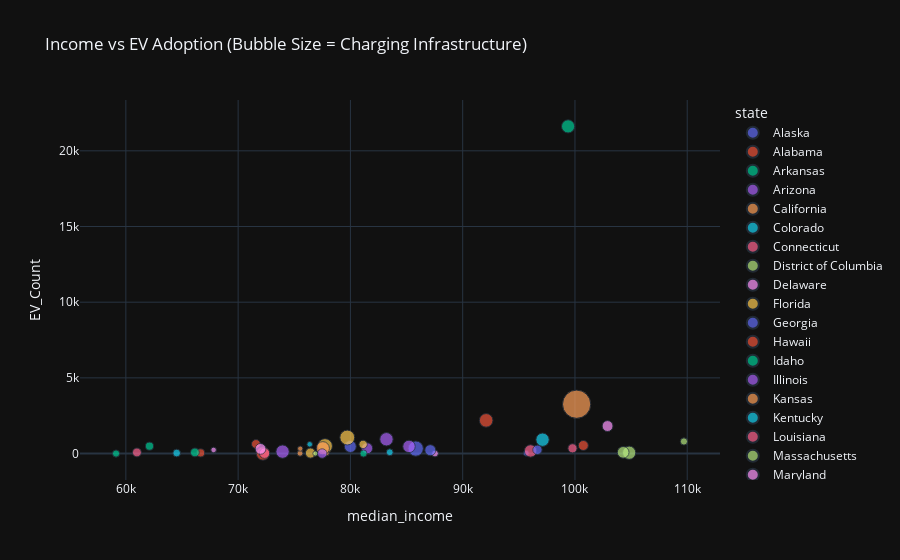

This figure's notebook cell:
### Markdown cell above
# Income Correlation

### Code cell
fig = px.scatter(
    merged_df,
    x="median_income",
    y="EV_Count",
    size="station_count",
    color="state",
    hover_name="state",
    title="Income vs EV Adoption (Bubble Size = Charging Infrastructure)",
    template="plotly_dark"
)
fig.show()

### Figure 1 — Plotly figure (JSON) as saved in the notebook; plotly's stock layout.template omitted (floating-point values rounded to 4 significant figures)
{"data": [{"hovertemplate": "<b>%{hovertext}</b><br><br>state=Alaska<br>median_income=%{x}<br>EV_Count=%{y}<br>station_count=%{marker.size}<extra></extra>", "hovertext": ["Alaska"], "legendgroup": "Alaska", "marker": {"color": "#636efa", "size": [25], "sizemode": "area", "sizeref": 1.48, "symbol": "circle"}, "mode": "markers", "name": "Alaska", "orientation": "v", "showlegend": true, "type": "scatter", "x": [95660.0], "xaxis": "x", "y": [19], "yaxis": "y"}, {"hovertemplate": "<b>%{hovertext}</b><br><br>state=Alabama<br>median_income=%{x}<br>EV_Count=%{y}<br>station_count=%{marker.size}<extra></extra>", "hovertext": ["Alabama"], "legendgroup": "Alabama", "marker": {"color": "#EF553B", "size": [49], "sizemode": "area", "sizeref": 1.48, "symbol": "circle"}, "mode": "markers", "name": "Alabama", "orientation": "v", "showlegend": true, "type": "scatter", "x": [66660.0], "xaxis": "x", "y": [42], "yaxis": "y"}, {"hovertemplate": "<b>%{hovertext}</b><br><br>state=Arkansas<br>median_income=%{x}<br>EV_Count=%{y}<br>station_count=%{marker.size}<extra></extra>", "hovertext": ["Arkansas"], "legendgroup": "Arkansas", "marker": {"color": "#00cc96", "size": [49], "sizemode": "area", "sizeref": 1.48, "symbol": "circle"}, "mode": "markers", "name": "Arkansas", "orientation": "v", "showlegend": true, "type": "scatter", "x": [62110.0], "xaxis": "x", "y": [486], "yaxis": "y"}, {"hovertemplate": "<b>%{hovertext}</b><br><br>state=Arizona<br>median_income=%{x}<br>EV_Count=%{y}<br>station_count=%{marker.size}<extra></extra>", "hovertext": ["Arizona"], "legendgroup": "Arizona", "marker": {"color": "#ab63fa", "size": [92], "sizemode": "area", "sizeref": 1.48, "symbol": "circle"}, "mode": "markers", "name": "Arizona", "orientation": "v", "showlegend": true, "type": "scatter", "x": [81490.0], "xaxis": "x", "y": [349], "yaxis": "y"}, {"hovertemplate": "<b>%{hovertext}</b><br><br>state=California<br>median_income=%{x}<br>EV_Count=%{y}<br>station_count=%{marker.size}<extra></extra>", "hovertext": ["California"], "legendgroup": "California", "marker": {"color": "#FFA15A", "size": [592], "sizemode": "area", "sizeref": 1.48, "symbol": "circle"}, "mode": "markers", "name": "California", "orientation": "v", "showlegend": true, "type": "scatter", "x": [100100.0], "xaxis": "x", "y": [3259], "yaxis": "y"}, {"hovertemplate": "<b>%{hovertext}</b><br><br>state=Colorado<br>median_income=%{x}<br>EV_Count=%{y}<br>station_count=%{marker.size}<extra></extra>", "hovertext": ["Colorado"], "legendgroup": "Colorado", "marker": {"color": "#19d3f3", "size": [132], "sizemode": "area", "sizeref": 1.48, "symbol": "circle"}, "mode": "markers", "name": "Colorado", "orientation": "v", "showlegend": true, "type": "scatter", "x": [97110.0], "xaxis": "x", "y": [914], "yaxis": "y"}, {"hovertemplate": "<b>%{hovertext}</b><br><br>state=Connecticut<br>median_income=%{x}<br>EV_Count=%{y}<br>station_count=%{marker.size}<extra></extra>", "hovertext": ["Connecticut"], "legendgroup": "Connecticut", "marker": {"color": "#FF6692", "size": [114], "sizemode": "area", "sizeref": 1.48, "symbol": "circle"}, "mode": "markers", "name": "Connecticut", "orientation": "v", "showlegend": true, "type": "scatter", "x": [96050.0], "xaxis": "x", "y": [170], "yaxis": "y"}, {"hovertemplate": "<b>%{hovertext}</b><br><br>state=District of Columbia<br>median_income=%{x}<br>EV_Count=%{y}<br>station_count=%{marker.size}<extra></extra>", "hovertext": ["District of Columbia"], "legendgroup": "District of Columbia", "marker": {"color": "#B6E880", "size": [39], "sizemode": "area", "sizeref": 1.48, "symbol": "circle"}, "mode": "markers", "name": "District of Columbia", "orientation": "v", "showlegend": true, "type": "scatter", "x": [109700.0], "xaxis": "x", "y": [797], "yaxis": "y"}, {"hovertemplate": "<b>%{hovertext}</b><br><br>state=Delaware<br>median_income=%{x}<br>EV_Count=%{y}<br>station_count=%{marker.size}<extra></extra>", "hovertext": ["Delaware"], "legendgroup": "Delaware", "marker": {"color": "#FF97FF", "size": [34], "sizemode": "area", "sizeref": 1.48, "symbol": "circle"}, "mode": "markers", "name": "Delaware", "orientation": "v", "showlegend": true, "type": "scatter", "x": [87530.0], "xaxis": "x", "y": [0], "yaxis": "y"}, {"hovertemplate": "<b>%{hovertext}</b><br><br>state=Florida<br>median_income=%{x}<br>EV_Count=%{y}<br>station_count=%{marker.size}<extra></extra>", "hovertext": ["Florida"], "legendgroup": "Florida", "marker": {"color": "#FECB52", "size": [165], "sizemode": "area", "sizeref": 1.48, "symbol": "circle"}, "mode": "markers", "name": "Florida", "orientation": "v", "showlegend": true, "type": "scatter", "x": [77740.0], "xaxis": "x", "y": [491], "yaxis": "y"}, {"hovertemplate": "<b>%{hovertext}</b><br><br>state=Georgia<br>median_income=%{x}<br>EV_Count=%{y}<br>station_count=%{marker.size}<extra></extra>", "hovertext": ["Georgia"], "legendgroup": "Georgia", "marker": {"color": "#636efa", "size": [106], "sizemode": "area", "sizeref": 1.48, "symbol": "circle"}, "mode": "markers", "name": "Georgia", "orientation": "v", "showlegend": true, "type": "scatter", "x": [79990.0], "xaxis": "x", "y": [465], "yaxis": "y"}, {"hovertemplate": "<b>%{hovertext}</b><br><br>state=Hawaii<br>median_income=%{x}<br>EV_Count=%{y}<br>station_count=%{marker.size}<extra></extra>", "hovertext": ["Hawaii"], "legendgroup": "Hawaii", "marker": {"color": "#EF553B", "size": [74], "sizemode": "area", "sizeref": 1.48, "symbol": "circle"}, "mode": "markers", "name": "Hawaii", "orientation": "v", "showlegend": true, "type": "scatter", "x": [100700.0], "xaxis": "x", "y": [532], "yaxis": "y"}, {"hovertemplate": "<b>%{hovertext}</b><br><br>state=Idaho<br>median_income=%{x}<br>EV_Count=%{y}<br>station_count=%{marker.size}<extra></extra>", "hovertext": ["Idaho"], "legendgroup": "Idaho", "marker": {"color": "#00cc96", "size": [38], "sizemode": "area", "sizeref": 1.48, "symbol": "circle"}, "mode": "markers", "name": "Idaho", "orientation": "v", "showlegend": true, "type": "scatter", "x": [81170.0], "xaxis": "x", "y": [0], "yaxis": "y"}, {"hovertemplate": "<b>%{hovertext}</b><br><br>state=Illinois<br>median_income=%{x}<br>EV_Count=%{y}<br>station_count=%{marker.size}<extra></extra>", "hovertext": ["Illinois"], "legendgroup": "Illinois", "marker": {"color": "#ab63fa", "size": [132], "sizemode": "area", "sizeref": 1.48, "symbol": "circle"}, "mode": "markers", "name": "Illinois", "orientation": "v", "showlegend": true, "type": "scatter", "x": [83210.0], "xaxis": "x", "y": [944], "yaxis": "y"}, {"hovertemplate": "<b>%{hovertext}</b><br><br>state=Kansas<br>median_income=%{x}<br>EV_Count=%{y}<br>station_count=%{marker.size}<extra></extra>", "hovertext": ["Kansas"], "legendgroup": "Kansas", "marker": {"color": "#FFA15A", "size": [26], "sizemode": "area", "sizeref": 1.48, "symbol": "circle"}, "mode": "markers", "name": "Kansas", "orientation": "v", "showlegend": true, "type": "scatter", "x": [75510.0], "xaxis": "x", "y": [14], "yaxis": "y"}, {"hovertemplate": "<b>%{hovertext}</b><br><br>state=Kentucky<br>median_income=%{x}<br>EV_Count=%{y}<br>station_count=%{marker.size}<extra></extra>", "hovertext": ["Kentucky"], "legendgroup": "Kentucky", "marker": {"color": "#19d3f3", "size": [44], "sizemode": "area", "sizeref": 1.48, "symbol": "circle"}, "mode": "markers", "name": "Kentucky", "orientation": "v", "showlegend": true, "type": "scatter", "x": [64530.0], "xaxis": "x", "y": [33], "yaxis": "y"}, {"hovertemplate": "<b>%{hovertext}</b><br><br>state=Louisiana<br>median_income=%{x}<br>EV_Count=%{y}<br>station_count=%{marker.size}<extra></extra>", "hovertext": ["Louisiana"], "legendgroup": "Louisiana", "marker": {"color": "#FF6692", "size": [59], "sizemode": "area", "sizeref": 1.48, "symbol": "circle"}, "mode": "markers", "name": "Louisiana", "orientation": "v", "showlegend": true, "type": "scatter", "x": [60990.0], "xaxis": "x", "y": [72], "yaxis": "y"}, {"hovertemplate": "<b>%{hovertext}</b><br><br>state=Massachusetts<br>median_income=%{x}<br>EV_Count=%{y}<br>station_count=%{marker.size}<extra></extra>", "hovertext": ["Massachusetts"], "legendgroup": "Massachusetts", "marker": {"color": "#B6E880", "size": [130], "sizemode": "area", "sizeref": 1.48, "symbol": "circle"}, "mode": "markers", "name": "Massachusetts", "orientation": "v", "showlegend": true, "type": "scatter", "x": [104800.0], "xaxis": "x", "y": [53], "yaxis": "y"}, {"hovertemplate": "<b>%{hovertext}</b><br><br>state=Maryland<br>median_income=%{x}<br>EV_Count=%{y}<br>station_count=%{marker.size}<extra></extra>", "hovertext": ["Maryland"], "legendgroup": "Maryland", "marker": {"color": "#FF97FF", "size": [88], "sizemode": "area", "sizeref": 1.48, "symbol": "circle"}, "mode": "markers", "name": "Maryland", "orientation": "v", "showlegend": true, "type": "scatter", "x": [102900.0], "xaxis": "x", "y": [1816], "yaxis": "y"}, {"hovertemplate": "<b>%{hovertext}</b><br><br>state=Maine<br>median_income=%{x}<br>EV_Count=%{y}<br>station_count=%{marker.size}<extra></extra>", "hovertext": ["Maine"], "legendgroup": "Maine", "marker": {"color": "#FECB52", "size": [77], "sizemode": "area", "sizeref": 1.48, "symbol": "circle"}, "mode": "markers", "name": "Maine", "orientation": "v", "showlegend": true, "type": "scatter", "x": [76440.0], "xaxis": "x", "y": [33], "yaxis": "y"}, {"hovertemplate": "<b>%{hovertext}</b><br><br>state=Minnesota<br>median_income=%{x}<br>EV_Count=%{y}<br>station_count=%{marker.size}<extra></extra>", "hovertext": ["Minnesota"], "legendgroup": "Minnesota", "marker": {"color": "#636efa", "size": [91], "sizemode": "area", "sizeref": 1.48, "symbol": "circle"}, "mode": "markers", "name": "Minnesota", "orientation": "v", "showlegend": true, "type": "scatter", "x": [87120.0], "xaxis": "x", "y": [220], "yaxis": "y"}, {"hovertemplate": "<b>%{hovertext}</b><br><br>state=Missouri<br>median_income=%{x}<br>EV_Count=%{y}<br>station_count=%{marker.size}<extra></extra>", "hovertext": ["Missouri"], "legendgroup": "Missouri", "marker": {"color": "#EF553B", "size": [59], "sizemode": "area", "sizeref": 1.48, "symbol": "circle"}, "mode": "markers", "name": "Missouri", "orientation": "v", "showlegend": true, "type": "scatter", "x": [71590.0], "xaxis": "x", "y": [629], "yaxis": "y"}, {"hovertemplate": "<b>%{hovertext}</b><br><br>state=Mississippi<br>median_income=%{x}<br>EV_Count=%{y}<br>station_count=%{marker.size}<extra></extra>", "hovertext": ["Mississippi"], "legendgroup": "Mississippi", "marker": {"color": "#00cc96", "size": [39], "sizemode": "area", "sizeref": 1.48, "symbol": "circle"}, "mode": "markers", "name": "Mississippi", "orientation": "v", "showlegend": true, "type": "scatter", "x": [59130.0], "xaxis": "x", "y": [0], "yaxis": "y"}, {"hovertemplate": "<b>%{hovertext}</b><br><br>state=North Carolina<br>median_income=%{x}<br>EV_Count=%{y}<br>station_count=%{marker.size}<extra></extra>", "hovertext": ["North Carolina"], "legendgroup": "North Carolina", "marker": {"color": "#ab63fa", "size": [132], "sizemode": "area", "sizeref": 1.48, "symbol": "circle"}, "mode": "markers", "name": "North Carolina", "orientation": "v", "showlegend": true, "type": "scatter", "x": [73960.0], "xaxis": "x", "y": [126], "yaxis": "y"}, {"hovertemplate": "<b>%{hovertext}</b><br><br>state=North Dakota<br>median_income=%{x}<br>EV_Count=%{y}<br>station_count=%{marker.size}<extra></extra>", "hovertext": ["North Dakota"], "legendgroup": "North Dakota", "marker": {"color": "#FFA15A", "size": [21], "sizemode": "area", "sizeref": 1.48, "symbol": "circle"}, "mode": "markers", "name": "North Dakota", "orientation": "v", "showlegend": true, "type": "scatter", "x": [77870.0], "xaxis": "x", "y": [22], "yaxis": "y"}, {"hovertemplate": "<b>%{hovertext}</b><br><br>state=Nebraska<br>median_income=%{x}<br>EV_Count=%{y}<br>station_count=%{marker.size}<extra></extra>", "hovertext": ["Nebraska"], "legendgroup": "Nebraska", "marker": {"color": "#19d3f3", "size": [23], "sizemode": "area", "sizeref": 1.48, "symbol": "circle"}, "mode": "markers", "name": "Nebraska", "orientation": "v", "showlegend": true, "type": "scatter", "x": [76380.0], "xaxis": "x", "y": [609], "yaxis": "y"}, {"hovertemplate": "<b>%{hovertext}</b><br><br>state=New Hampshire<br>median_income=%{x}<br>EV_Count=%{y}<br>station_count=%{marker.size}<extra></extra>", "hovertext": ["New Hampshire"], "legendgroup": "New Hampshire", "marker": {"color": "#FF6692", "size": [62], "sizemode": "area", "sizeref": 1.48, "symbol": "circle"}, "mode": "markers", "name": "New Hampshire", "orientation": "v", "showlegend": true, "type": "scatter", "x": [99780.0], "xaxis": "x", "y": [346], "yaxis": "y"}, {"hovertemplate": "<b>%{hovertext}</b><br><br>state=New Jersey<br>median_income=%{x}<br>EV_Count=%{y}<br>station_count=%{marker.size}<extra></extra>", "hovertext": ["New Jersey"], "legendgroup": "New Jersey", "marker": {"color": "#B6E880", "size": [102], "sizemode": "area", "sizeref": 1.48, "symbol": "circle"}, "mode": "markers", "name": "New Jersey", "orientation": "v", "showlegend": true, "type": "scatter", "x": [104300.0], "xaxis": "x", "y": [79], "yaxis": "y"}, {"hovertemplate": "<b>%{hovertext}</b><br><br>state=New Mexico<br>median_income=%{x}<br>EV_Count=%{y}<br>station_count=%{marker.size}<extra></extra>", "hovertext": ["New Mexico"], "legendgroup": "New Mexico", "marker": {"color": "#FF97FF", "size": [23], "sizemode": "area", "sizeref": 1.48, "symbol": "circle"}, "mode": "markers", "name": "New Mexico", "orientation": "v", "showlegend": true, "type": "scatter", "x": [67820.0], "xaxis": "x", "y": [238], "yaxis": "y"}, {"hovertemplate": "<b>%{hovertext}</b><br><br>state=Nevada<br>median_income=%{x}<br>EV_Count=%{y}<br>station_count=%{marker.size}<extra></extra>", "hovertext": ["Nevada"], "legendgroup": "Nevada", "marker": {"color": "#FECB52", "size": [52], "sizemode": "area", "sizeref": 1.48, "symbol": "circle"}, "mode": "markers", "name": "Nevada", "orientation": "v", "showlegend": true, "type": "scatter", "x": [81130.0], "xaxis": "x", "y": [606], "yaxis": "y"}, {"hovertemplate": "<b>%{hovertext}</b><br><br>state=New York<br>median_income=%{x}<br>EV_Count=%{y}<br>station_count=%{marker.size}<extra></extra>", "hovertext": ["New York"], "legendgroup": "New York", "marker": {"color": "#636efa", "size": [172], "sizemode": "area", "sizeref": 1.48, "symbol": "circle"}, "mode": "markers", "name": "New York", "orientation": "v", "showlegend": true, "type": "scatter", "x": [85820.0], "xaxis": "x", "y": [326], "yaxis": "y"}, {"hovertemplate": "<b>%{hovertext}</b><br><br>state=Ohio<br>median_income=%{x}<br>EV_Count=%{y}<br>station_count=%{marker.size}<extra></extra>", "hovertext": ["Ohio"], "legendgroup": "Ohio", "marker": {"color": "#EF553B", "size": [132], "sizemode": "area", "sizeref": 1.48, "symbol": "circle"}, "mode": "markers", "name": "Ohio", "orientation": "v", "showlegend": true, "type": "scatter", "x": [72210.0], "xaxis": "x", "y": [0], "yaxis": "y"}, {"hovertemplate": "<b>%{hovertext}</b><br><br>state=Oklahoma<br>median_income=%{x}<br>EV_Count=%{y}<br>station_count=%{marker.size}<extra></extra>", "hovertext": ["Oklahoma"], "legendgroup": "Oklahoma", "marker": {"color": "#00cc96", "size": [58], "sizemode": "area", "sizeref": 1.48, "symbol": "circle"}, "mode": "markers", "name": "Oklahoma", "orientation": "v", "showlegend": true, "type": "scatter", "x": [66150.0], "xaxis": "x", "y": [72], "yaxis": "y"}, {"hovertemplate": "<b>%{hovertext}</b><br><br>state=Oregon<br>median_income=%{x}<br>EV_Count=%{y}<br>station_count=%{marker.size}<extra></extra>", "hovertext": ["Oregon"], "legendgroup": "Oregon", "marker": {"color": "#ab63fa", "size": [115], "sizemode": "area", "sizeref": 1.48, "symbol": "circle"}, "mode": "markers", "name": "Oregon", "orientation": "v", "showlegend": true, "type": "scatter", "x": [85220.0], "xaxis": "x", "y": [469], "yaxis": "y"}, {"hovertemplate": "<b>%{hovertext}</b><br><br>state=Pennsylvania<br>median_income=%{x}<br>EV_Count=%{y}<br>station_count=%{marker.size}<extra></extra>", "hovertext": ["Pennsylvania"], "legendgroup": "Pennsylvania", "marker": {"color": "#FFA15A", "size": [128], "sizemode": "area", "sizeref": 1.48, "symbol": "circle"}, "mode": "markers", "name": "Pennsylvania", "orientation": "v", "showlegend": true, "type": "scatter", "x": [77540.0], "xaxis": "x", "y": [351], "yaxis": "y"}, {"hovertemplate": "<b>%{hovertext}</b><br><br>state=Rhode Island<br>median_income=%{x}<br>EV_Count=%{y}<br>station_count=%{marker.size}<extra></extra>", "hovertext": ["Rhode Island"], "legendgroup": "Rhode Island", "marker": {"color": "#19d3f3", "size": [35], "sizemode": "area", "sizeref": 1.48, "symbol": "circle"}, "mode": "markers", "name": "Rhode Island", "orientation": "v", "showlegend": true, "type": "scatter", "x": [83500.0], "xaxis": "x", "y": [84], "yaxis": "y"}, {"hovertemplate": "<b>%{hovertext}</b><br><br>state=South Carolina<br>median_income=%{x}<br>EV_Count=%{y}<br>station_count=%{marker.size}<extra></extra>", "hovertext": ["South Carolina"], "legendgroup": "South Carolina", "marker": {"color": "#FF6692", "size": [81], "sizemode": "area", "sizeref": 1.48, "symbol": "circle"}, "mode": "markers", "name": "South Carolina", "orientation": "v", "showlegend": true, "type": "scatter", "x": [72350.0], "xaxis": "x", "y": [25], "yaxis": "y"}, {"hovertemplate": "<b>%{hovertext}</b><br><br>state=South Dakota<br>median_income=%{x}<br>EV_Count=%{y}<br>station_count=%{marker.size}<extra></extra>", "hovertext": ["South Dakota"], "legendgroup": "South Dakota", "marker": {"color": "#B6E880", "size": [20], "sizemode": "area", "sizeref": 1.48, "symbol": "circle"}, "mode": "markers", "name": "South Dakota", "orientation": "v", "showlegend": true, "type": "scatter", "x": [76880.0], "xaxis": "x", "y": [0], "yaxis": "y"}, {"hovertemplate": "<b>%{hovertext}</b><br><br>state=Tennessee<br>median_income=%{x}<br>EV_Count=%{y}<br>station_count=%{marker.size}<extra></extra>", "hovertext": ["Tennessee"], "legendgroup": "Tennessee", "marker": {"color": "#FF97FF", "size": [87], "sizemode": "area", "sizeref": 1.48, "symbol": "circle"}, "mode": "markers", "name": "Tennessee", "orientation": "v", "showlegend": true, "type": "scatter", "x": [72000.0], "xaxis": "x", "y": [308], "yaxis": "y"}, {"hovertemplate": "<b>%{hovertext}</b><br><br>state=Texas<br>median_income=%{x}<br>EV_Count=%{y}<br>station_count=%{marker.size}<extra></extra>", "hovertext": ["Texas"], "legendgroup": "Texas", "marker": {"color": "#FECB52", "size": [164], "sizemode": "area", "sizeref": 1.48, "symbol": "circle"}, "mode": "markers", "name": "Texas", "orientation": "v", "showlegend": true, "type": "scatter", "x": [79720.0], "xaxis": "x", "y": [1057], "yaxis": "y"}, {"hovertemplate": "<b>%{hovertext}</b><br><br>state=Utah<br>median_income=%{x}<br>EV_Count=%{y}<br>station_count=%{marker.size}<extra></extra>", "hovertext": ["Utah"], "legendgroup": "Utah", "marker": {"color": "#636efa", "size": [65], "sizemode": "area", "sizeref": 1.48, "symbol": "circle"}, "mode": "markers", "name": "Utah", "orientation": "v", "showlegend": true, "type": "scatter", "x": [96660.0], "xaxis": "x", "y": [247], "yaxis": "y"}, {"hovertemplate": "<b>%{hovertext}</b><br><br>state=Virginia<br>median_income=%{x}<br>EV_Count=%{y}<br>station_count=%{marker.size}<extra></extra>", "hovertext": ["Virginia"], "legendgroup": "Virginia", "marker": {"color": "#EF553B", "size": [137], "sizemode": "area", "sizeref": 1.48, "symbol": "circle"}, "mode": "markers", "name": "Virginia", "orientation": "v", "showlegend": true, "type": "scatter", "x": [92090.0], "xaxis": "x", "y": [2191], "yaxis": "y"}, {"hovertemplate": "<b>%{hovertext}</b><br><br>state=Washington<br>median_income=%{x}<br>EV_Count=%{y}<br>station_count=%{marker.size}<extra></extra>", "hovertext": ["Washington"], "legendgroup": "Washington", "marker": {"color": "#00cc96", "size": [129], "sizemode": "area", "sizeref": 1.48, "symbol": "circle"}, "mode": "markers", "name": "Washington", "orientation": "v", "showlegend": true, "type": "scatter", "x": [99390.0], "xaxis": "x", "y": [21616], "yaxis": "y"}, {"hovertemplate": "<b>%{hovertext}</b><br><br>state=Wisconsin<br>median_income=%{x}<br>EV_Count=%{y}<br>station_count=%{marker.size}<extra></extra>", "hovertext": ["Wisconsin"], "legendgroup": "Wisconsin", "marker": {"color": "#ab63fa", "size": [67], "sizemode": "area", "sizeref": 1.48, "symbol": "circle"}, "mode": "markers", "name": "Wisconsin", "orientation": "v", "showlegend": true, "type": "scatter", "x": [77490.0], "xaxis": "x", "y": [0], "yaxis": "y"}, {"hovertemplate": "<b>%{hovertext}</b><br><br>state=Wyoming<br>median_income=%{x}<br>EV_Count=%{y}<br>station_count=%{marker.size}<extra></extra>", "hovertext": ["Wyoming"], "legendgroup": "Wyoming", "marker": {"color": "#FFA15A", "size": [21], "sizemode": "area", "sizeref": 1.48, "symbol": "circle"}, "mode": "markers", "name": "Wyoming", "orientation": "v", "showlegend": true, "type": "scatter", "x": [75530.0], "xaxis": "x", "y": [322], "yaxis": "y"}], "layout": {"legend": {"itemsizing": "constant", "title": {"text": "state"}, "tracegroupgap": 0}, "title": {"text": "Income vs EV Adoption (Bubble Size = Charging Infrastructure)"}, "xaxis": {"anchor": "y", "domain": [0, 1], "title": {"text": "median_income"}}, "yaxis": {"anchor": "x", "domain": [0, 1], "title": {"text": "EV_Count"}}}}
